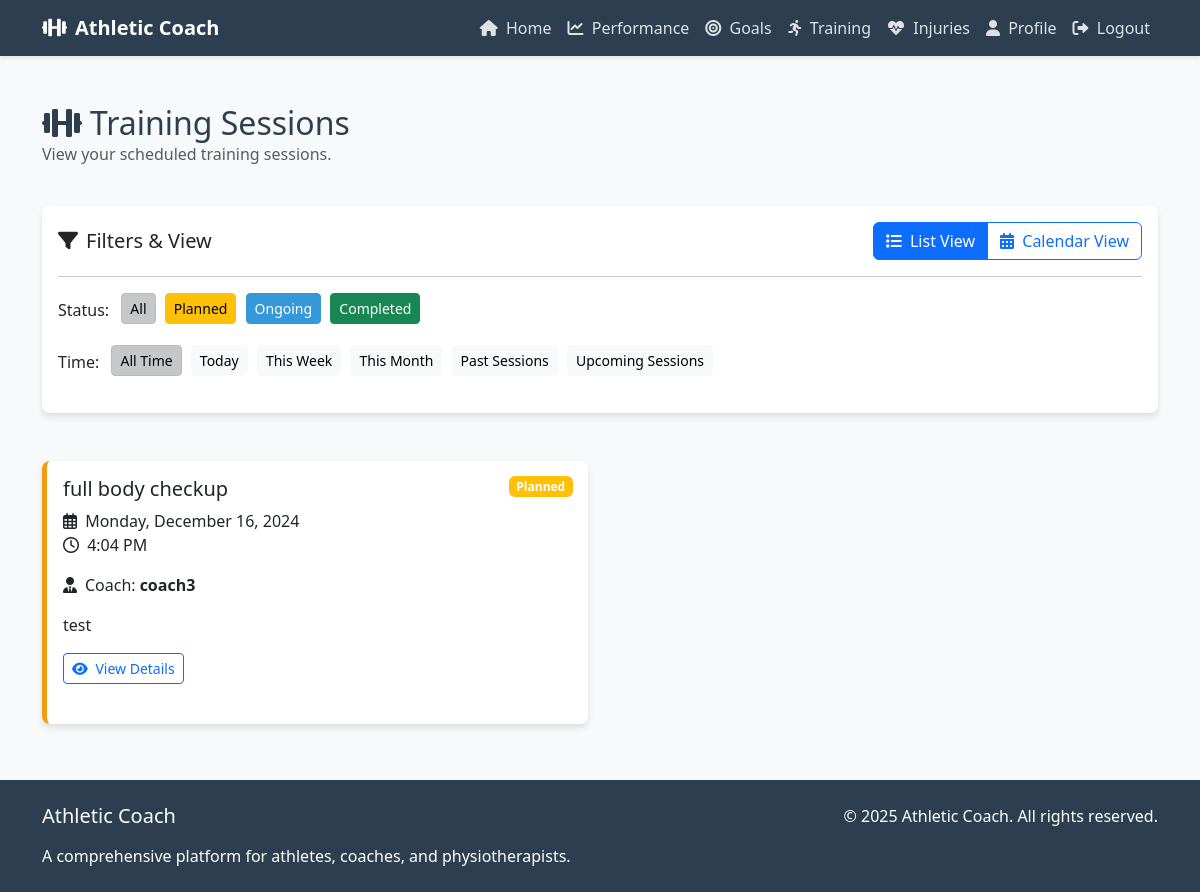
The app's page /training/list/ (signed in) with its own data.
### users/models.py (models this page shows, shortened)
class TrainingSession(models.Model):
    STATUS_CHOICES = (
        ('planned', 'Planned'),
        ('ongoing', 'Ongoing'),
        ('completed', 'Completed')
    )
    coach = models.ForeignKey(Coach, on_delete=models.SET_NULL, null=True)
    athlete = models.ForeignKey(Athlete, on_delete=models.CASCADE)
    session_date = models.DateTimeField()
    session_type = models.CharField(max_length=50)
    description = models.TextField()
    status = models.CharField(max_length=20, choices=STATUS_CHOICES, default='planned')

class Coach(models.Model):
    user = models.OneToOneField(User, on_delete=models.CASCADE, primary_key=True)
    full_name = models.CharField(max_length=100)
    specialization = models.CharField(max_length=100)

### training/views.py (the view)
# urls.py: path('list/', views.training_session_list, name='training_session_list'),
@login_required
def training_session_list(request):
    if request.user.role == 'coach':
        sessions = TrainingSession.objects.filter(coach=request.user.coach)
    elif request.user.role == 'athlete':
        sessions = TrainingSession.objects.filter(athlete=request.user.athlete)
    else:
        sessions = []
    return render(request, 'training/session_list.html', {'sessions': sessions})

### templates/training/session_list.html (shortened to what this page needs)
{% extends 'base.html' %}
{% block content %}
<div class="row mb-4">
    <div class="col-md-6">
        <h2 class="mb-0"><i class="fas fa-dumbbell me-2"></i>Training Sessions</h2>
        <p class="text-muted">
            {% if user.role == 'coach' %}
                Manage your training sessions with athletes.
            {% else %}
                View your scheduled training sessions.
            {% endif %}
        </p>
    </div>
    <div class="col-md-6 text-md-end">
    </div>
</div>
<div class="row mb-4">
    <div class="col-md-12">
        <div class="card">
            <div class="card-body">
                <div class="d-flex justify-content-between align-items-center">
                    <div>
                        <h5 class="mb-0"><i class="fas fa-filter me-2"></i>Filters & View</h5>
                    </div>
                    <div class="btn-group" role="group">
                        <button type="button" class="btn btn-outline-primary active" id="list-view-btn">
                            <i class="fas fa-list me-1"></i> List View
                        </button>
                        <button type="button" class="btn btn-outline-primary" id="calendar-view-btn">
                            <i class="fas fa-calendar-alt me-1"></i> Calendar View
                        </button>
                    </div>
                </div>
                <hr>
                <div class="session-filters">
                    <div class="mb-3">
                        <span class="me-2">Status:</span>
                        <button class="btn btn-sm btn-light active filter-btn" data-filter="all">All</button>
                        <button class="btn btn-sm btn-warning filter-btn" data-filter="planned">Planned</button>
                        <button class="btn btn-sm btn-primary filter-btn" data-filter="ongoing">Ongoing</button>
                        <button class="btn btn-sm btn-success filter-btn" data-filter="completed">Completed</button>
                    </div>
                    <div class="mb-3">
                        <span class="me-2">Time:</span>
                        <button class="btn btn-sm btn-light active filter-time-btn" data-filter-time="all">All Time</button>
                        <button class="btn btn-sm btn-light filter-time-btn" data-filter-time="today">Today</button>
                        <button class="btn btn-sm btn-light filter-time-btn" data-filter-time="week">This Week</button>
                        <button class="btn btn-sm btn-light filter-time-btn" data-filter-time="month">This Month</button>
                        <button class="btn btn-sm btn-light filter-time-btn" data-filter-time="past">Past Sessions</button>
                        <button class="btn btn-sm btn-light filter-time-btn" data-filter-time="future">Upcoming Sessions</button>
                    </div>
                </div>
            </div>
        </div>
    </div>
</div>
<div id="list-view" class="row">
    {% if sessions %}
        {% for session in sessions %}
            <div class="col-md-6 mb-4 session-item"
                data-status="{{ session.status }}"
                data-type="{{ session.session_type }}"
                data-date="{{ session.session_date|date:'Y-m-d' }}"
                data-athlete="{{ session.athlete.id }}">
                <div class="card session-card h-100 session-{{ session.status }}">
                    <div class="card-body">
                        <span class="status-badge badge {% if session.status == 'planned' %}bg-warning{% elif session.status == 'ongoing' %}bg-primary{% else %}bg-success{% endif %}">
                            {{ session.get_status_display }}
                        </span>
                        <h5 class="card-title">{{ session.session_type }}</h5>
                        <div class="mb-3">
                            <i class="far fa-calendar-alt me-1"></i> {{ session.session_date|date:"l, F j, Y" }}<br>
                            <i class="far fa-clock me-1"></i> {{ session.session_date|date:"g:i A" }}
                        </div>
                        <div class="d-flex align-items-center mb-3">
                            {% if user.role == 'coach' %}
                                <i class="fas fa-user-alt me-2"></i> Athlete: <strong class="ms-1">{{ session.athlete.full_name }}</strong>
                            {% else %}
                                <i class="fas fa-user-tie me-2"></i> Coach: <strong class="ms-1">{{ session.coach.full_name }}</strong>
                            {% endif %}
                        </div>
                        <p class="card-text">{{ session.description|truncatechars:150 }}</p>
                        <div class="d-flex justify-content-between align-items-center mt-3">
                            <a href="{% url 'training_session_detail' session.id %}" class="btn btn-sm btn-outline-primary">
                                <i class="fas fa-eye me-1"></i> View Details
                            </a>
                        </div>
                    </div>
                </div>
            </div>
        {% endfor %}
    {% endif %}
</div>
{% endblock %}

### templates/base.html (style rules this page uses)
:root { --primary-color: #2c3e50; --secondary-color: #3498db; --accent-color: #e74c3c; --light-color: #ecf0f1; --dark-color: #2c3e50; }
body { font-family: 'Segoe UI', Tahoma, Geneva, Verdana, sans-serif; background-color: #f8f9fa; color: var(--dark-color); min-height: 100vh; display: flex; flex-direction: column; }
.card { border-radius: 8px; box-shadow: 0 4px 6px rgba(0, 0, 0, 0.1); transition: transform 0.3s ease, box-shadow 0.3s ease; margin-bottom: 1.5rem; border: none; }
.btn-primary { background-color: var(--secondary-color); border-color: var(--secondary-color); }

### templates/training/session_list.html (style rules this page uses)
.session-card { border-left: 5px solid; transition: transform 0.2s ease, box-shadow 0.2s ease; }
.session-planned { border-left-color: #f39c12; }
.status-badge { position: absolute; top: 15px; right: 15px; }
.session-filters .btn { margin-right: 5px; margin-bottom: 5px; }

### records on screen
TrainingSession: status "Planned", session_type "full body checkup", session_date "Monday, December 16, 2024", session_date "4:04 PM", coach.full_name "coach3", description "test"
